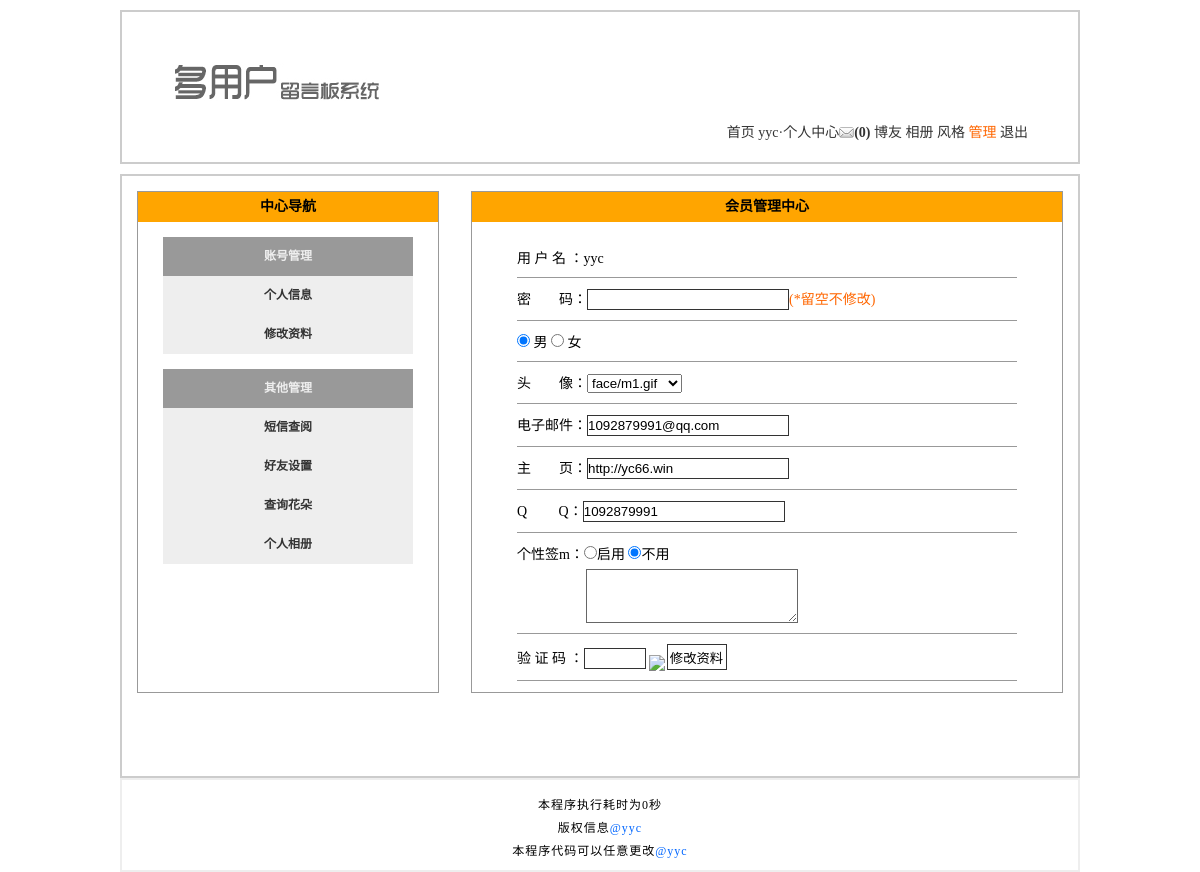
Screenshot of /member_modify.php (signed in) with the database file from the repository.
### tables this page shows
CREATE TABLE IF NOT EXISTS `tg_user` (
  `tg_id` mediumint(8) unsigned NOT NULL COMMENT '//用户自动编号',
  `tg_uniqid` char(40) NOT NULL COMMENT '//验证身份的唯一标识符',
  `tg_active` char(40) NOT NULL COMMENT '//激活登录用户',
  `tg_username` varchar(20) NOT NULL COMMENT '//用户名',
  `tg_password` char(40) NOT NULL COMMENT '//密码',
  `tg_question` varchar(20) NOT NULL COMMENT '//密码提示',
  `tg_switch` tinyint(1) unsigned NOT NULL DEFAULT '0' COMMENT 'true o r false',
  `tg_autograph` varchar(200) DEFAULT NULL COMMENT 'content',
  `tg_answer` char(40) NOT NULL COMMENT '//密码回答',
  `tg_email` varchar(40) DEFAULT NULL COMMENT '//邮件',
  `tg_qq` varchar(10) DEFAULT NULL COMMENT '//QQ',
  `tg_url` varchar(40) DEFAULT NULL COMMENT '//网址',
  `tg_sex` char(1) NOT NULL COMMENT '//性别',
  `tg_face` char(12) NOT NULL COMMENT '//头像',
  `tg_level` tinyint(1) unsigned NOT NULL DEFAULT '0',
  `tg_reg_time` datetime NOT NULL COMMENT '//注册时间',
  `tg_last_time` datetime NOT NULL COMMENT '//最后登录的时间',
  `tg_post_time` varchar(20) NOT NULL DEFAULT '0',
  `tg_article_time` varchar(20) NOT NULL DEFAULT '0',
  `tg_last_ip` varchar(20) NOT NULL COMMENT '//最后登录的IP',
  `tg_login_count` smallint(5) unsigned NOT NULL DEFAULT '0' COMMENT '//登陆次数'
);

### includes/mysql.func.php (called while the page is built, shortened)
<?php
function _query($_sql){
  if(!$_result = mysql_query($_sql)){
  	exit('SQL执行失败'.mysql_error());
  }
  return $_result;
}
function _fetch_array($_sql){
  return mysql_fetch_array(_query($_sql),MYSQL_ASSOC);
}
?>

### includes/global.func.php (called while the page is built, shortened)
<?php
function _html($string){
  if(is_array($string)){
  	 foreach ($string as $_key => $_value){
  	 	$string[$_key] = _html($_value);
  	 }
  }else{
  	$string = htmlspecialchars($string);
  }
  return $string;
}
?>

### member_modify.php (the view, shortened to what this page needs)
<?php
require './includes/common.inc.php';
if(isset($_COOKIE['username'])){
  $_rows = _fetch_array("SELECT tg_username,tg_sex,tg_face,tg_email,tg_url,tg_qq,tg_switch,tg_autograph FROM tg_user WHERE tg_username='{$_COOKIE['username']}'");
  if($_rows){
  	$_html =array();
  	$_html['username'] = _html($_rows['tg_username']);
  	$_html['sex'] = _html($_rows['tg_sex']);
  	$_html['face'] = _html($_rows['tg_face']);
  	$_html['email'] = _html($_rows['tg_email']);
  	$_html['url'] = _html($_rows['tg_url']);
  	$_html['qq'] = _html($_rows['tg_qq']);
  	$_html['switch'] = _html($_rows['tg_switch']);
  	$_html['autograph'] = _html($_rows['tg_autograph']);
  	if($_html['sex'] == '男'){
  	   $_html['sex_html'] = '<input type="radio" name="sex" value="男" checked="checked" /> 男 <input type="radio" name="sex" value="女" /> 女 ';
  	}elseif($_html['sex'] == '女'){
  	   $_html['sex_html'] = '<input type="radio" name="sex" value="男" /> 男 <input type="radio" name="sex" value="女" checked="checked" /> 女 ';
  	}
  	$_html['face_html'] = '<select name="face" >';
  	 foreach (range(1,9) as $_num){
  	   if ($_html['face'] == 'face/m0'.$_num.'.gif') {
  	     $_html['face_html'] .= '<option value="face/m0'.$_num.'.gif" selected="selected">face/m'.$_num.'.gif</option>';
  	   } else {
  	     $_html['face_html'] .= '<option value="face/m0'.$_num.'.gif">face/m'.$_num.'.gif</option>';
  	   }
  	 }
  	 foreach (range(10,64) as $_num){
  	   if ($_html['face'] == 'face/m'.$_num.'.gif') {
  	     $_html['face_html'] .= '<option value="face/m'.$_num.'.gif" selected="selected">face/m'.$_num.'.gif</option>';
  	   } else {
  	   	 $_html['face_html'] .= '<option value="face/m'.$_num.'.gif">face/m'.$_num.'.gif</option>';
  	   }
  	 }
  	$_html['face_html'] .= '</select>';
  	if($_html['switch'] == 1){
  	  $_html['switch_html'] = '<input type="radio" value="1" name="switch" checked="checked">启用 <input type="radio" value="0" name="switch" >不用';
  	}elseif($_html['switch'] == 0){
  	  $_html['switch_html'] = '<input type="radio" value="1" name="switch" >启用 <input type="radio" value="0" name="switch" checked="checked">不用';
  	}
  }else{
  	_alert_back('此用户不存在');
  }
}else{
  _location(null,'login.php');
}
?>
<!DOCTYPE html PUBLIC "-//W3C//DTD XHTML 1.0 Transitional//EN" "http://www.w3.org/TR/xhtml1/DTD/xhtml1-transitional.dtd">
<html xmlns="http://www.w3.org/1999/xhtml">
<head>
<?php
require './includes/title.inc.php';
?>
</head>
<body>
<?php
require './includes/header.inc.php';
?>
<div id="member">
  <?php
  require './includes/member.inc.php';
  ?>
  <div id="member_main">
    <h2>会员管理中心</h2>
    <form method="post" action="?action=modify"/>
    <dl>
      <dd>用 户 名 ：<?php echo $_html['username']?></dd>
      <dd>密　　码：<input type="password" name="password" class="text"/><em>(*留空不修改)</em></dd>
      <dd><?php echo $_html['sex_html']?></dd>
      <dd>头　　像：<?php echo $_html['face_html']?></dd>
      <dd>电子邮件：<input type="text" class="text" name="email" value="<?php echo $_html['email']?>" /></dd>
      <dd>主　　页：<input type="text" class="text" name="url" value="<?php echo $_html['url'] ?>" /></dd>
      <dd>Q 　　Q：<input type="text" class="text" name="qq" value="<?php echo $_html['qq']?>" /></dd>
      <dd>个性签m：<?php echo $_html['switch_html']?>
        <p><textarea name="autograph"><?php echo $_html['autograph']?></textarea></p>
      </dd>
      <dd>验 证 码 ：<input type="text" class="text yzm" name="code"/><img src="code.php" id="code"/><input type="submit" class="submit" value="修改资料" /></dd>
    </dl>
  </div>
</div>
<?php
require './includes/footer.inc.php';
?>
</body>
</html>

### styles/3/basic.css (style rules this page uses)
* { padding:0; margin:0; }
h2 { font-size:14px; background: orange; height:25px; line-height:25px; text-indent:5px; }
body { width:960px; margin:0 auto; font-size:14px; }
#header ul li strong.noread { background:url(../../images/noread.gif) no-repeat left center; padding:0 0 0 15px; }
#header ul li a { color:#333; text-decoration:none; }
#member { width:auto; height:600px; border:2px solid #ccc; font-size:12px; }
#member h2 { text-indent:0px; text-align:center; height:30px; line-height:30px; background: orange; }
#member #member_main { width:590px; height:549px; border:1px solid #999; margin:15px; float:right; }

### styles/3/member_modify.css (style rules this page uses)
#member { width:auto; height:600px; border:2px solid #ccc; font-size:12px; }
#member h2 { text-indent:0px; text-align:center; height:30px; line-height:30px; }
#member #member_main { width:590px; height:500px; border:1px solid #999; margin:15px; float:right; }
#member #member_main dl { width:500px; margin:15px auto; font-size:14px; }
#member #member_main dl dd { padding:10px 0; border-bottom:1px solid #999; }
#member #member_main dl p textarea { width: 210px; height: 52px; border: 1px solid #666; margin: 6px 0 0 69px; font-size: 13px; }
#member #member_main dl dd input.text { width:200px; height:19px; border:1px solid #333; background:#fff; }
#member #member_main dl dd input.yzm { width:60px; }
#member #member_main dl dd img#code { position:relative; cursor:pointer; top:8px; left:3px; }
#member #member_main dl dd input.submit { width:60px; height:26px; border:1px solid #333; background:#fff; cursor:pointer; margin:0 0 0 5px; }
#member #member_main dl dd em { font-style:normal; color:#f60; }

### rows the page displays
tg_user: tg_username "yyc", email "1092879991@qq.com", url "http://yc66.win", qq "1092879991"

### other values shown
$_COOKIE['username'] "yyc"
$GLOBALS['message'] "(0)"
returntime() - START_TIME "0"
